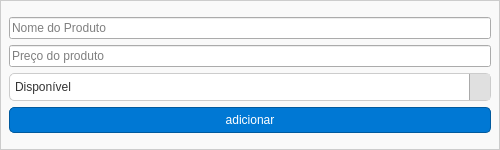
<?xml version="1.0" encoding="UTF-8"?>
<ui version="4.0">
 <class>MainWindow</class>
 <widget class="QMainWindow" name="MainWindow">
  <property name="geometry">
   <rect>
    <x>0</x>
    <y>0</y>
    <width>500</width>
    <height>150</height>
   </rect>
  </property>
  <property name="windowTitle">
   <string>Adicionar Produto</string>
  </property>
  <property name="styleSheet">
   <string notr="true">
QMainWindow {
    background-color: #f9f9f9; 
    border: 1px solid #ccc
}

QTabWidget::pane {
    border: 1px solid #aaa; 
    background-color: #ffffff;
}

QTabBar::tab {
    background: #e0e0e0;
    padding: 5px 10px;
    border: 1px solid #aaa;
    border-bottom: none;
    color: #333;
}

QTabBar::tab:selected {
    background: #ffffff;
    border-bottom: 1px solid #fff;
}

QListView {
    background: #ffffff;
    border: 1px solid #ccc;
    color: #333;
    padding: 5px;
}

QPushButton {
    background-color: #0078d4;
    color: white;
    border: 1px solid #005a9e;
    border-radius: 5px;
    padding: 5px 10px;
}

QPushButton:hover {
    background-color: #005a9e;
}

QPushButton:pressed {
    background-color: #003f7e;
}

QComboBox {
    background-color: #ffffff;
    border: 1px solid #ccc;
    border-radius: 5px;
    padding: 5px;
    color: #333;
}

QComboBox:disabled {
    background-color: #f0f0f0; /* Cor de fundo para desativado */
    border: 1px solid #aaa; /* Cor da borda quando desativado */
    color: #888; /* Cor do texto quando desativado */
}

QComboBox::drop-down {
    border-left: 1px solid #aaa;
    width: 20px;
    background: #e0e0e0;
}

QMenuBar {
    background-color: #e0e0e0;
    border-bottom: 1px solid #ccc;
}

QMenuBar::item {
    padding: 5px 10px;
    background: transparent;
}

QMenuBar::item:selected {
    background: #d0d0d0;
}

QMenu {
    background: #ffffff;
    border: 1px solid #ccc;
}

QMenu::item:selected {
    background: #0078d4;
    color: white;
}

/* Separadores visuais */
QListView::item {
    border-bottom: 1px solid #ddd; /* Linha entre os itens */
    padding: 2px;
    padding-left: 12px; /* Espaço reservado para o indicador */
    position: relative; /* Necessário para posicionar o indicador */
}

/* Indicador de status */
QListView::item {
    content: &quot;&quot;;
    position: absolute;
    left: 0; /* Posicionado no início do item */
    top: 0;
    bottom: 0;
    width: 16px; /* Largura do indicador */
}

/* Itens selecionados */
QListView::item:selected {
    background-color: #0078d4;
    color: white;
}

/* Separadores especiais */
QListView::item[separator=&quot;true&quot;] {
    background-color: #f0f0f0;
    font-weight: bold;
    border-bottom: 2px solid #aaa;
}
</string>
  </property>
  <widget class="QWidget" name="centralwidget">
   <layout class="QVBoxLayout" name="verticalLayout_2">
    <item>
     <layout class="QVBoxLayout" name="verticalLayout">
      <item>
       <widget class="QLineEdit" name="lineEdit_nome">
        <property name="inputMask">
         <string/>
        </property>
        <property name="text">
         <string/>
        </property>
        <property name="placeholderText">
         <string>Nome do Produto</string>
        </property>
       </widget>
      </item>
      <item>
       <widget class="QLineEdit" name="lineEdit_preco">
        <property name="text">
         <string/>
        </property>
        <property name="placeholderText">
         <string>Preço do produto</string>
        </property>
       </widget>
      </item>
      <item>
       <widget class="QComboBox" name="comboBox_disponibilidade">
        <item>
         <property name="text">
          <string>Disponível</string>
         </property>
        </item>
        <item>
         <property name="text">
          <string>Indisponível</string>
         </property>
        </item>
       </widget>
      </item>
      <item>
       <widget class="QPushButton" name="pushButton_confim">
        <property name="text">
         <string>adicionar</string>
        </property>
       </widget>
      </item>
     </layout>
    </item>
   </layout>
  </widget>
 </widget>
 <resources/>
 <connections/>
</ui>
